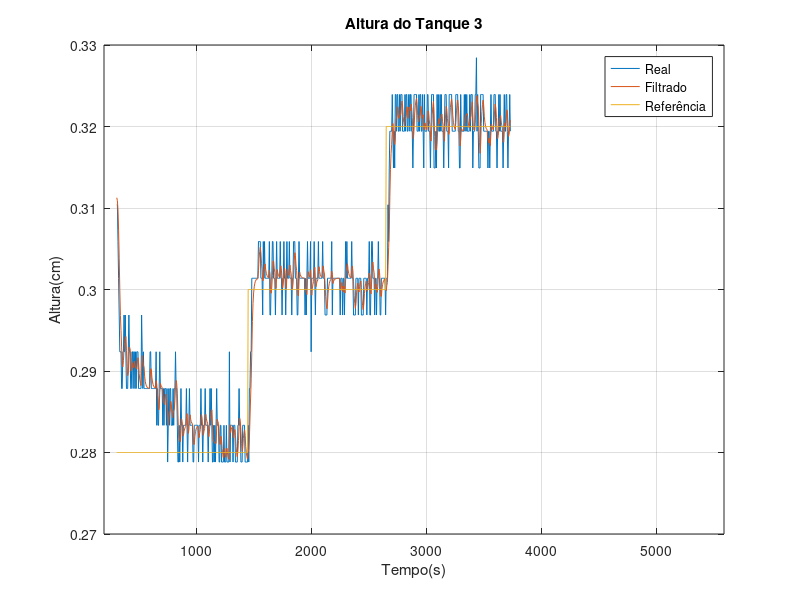
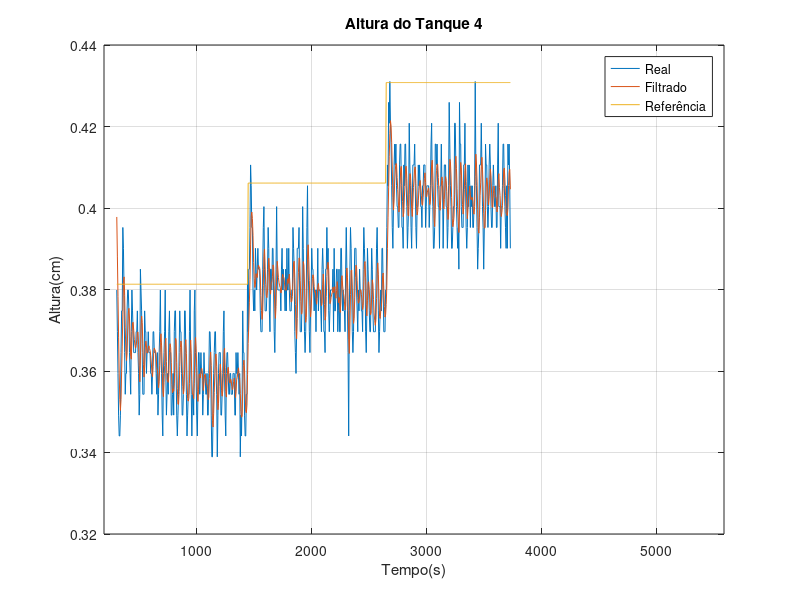
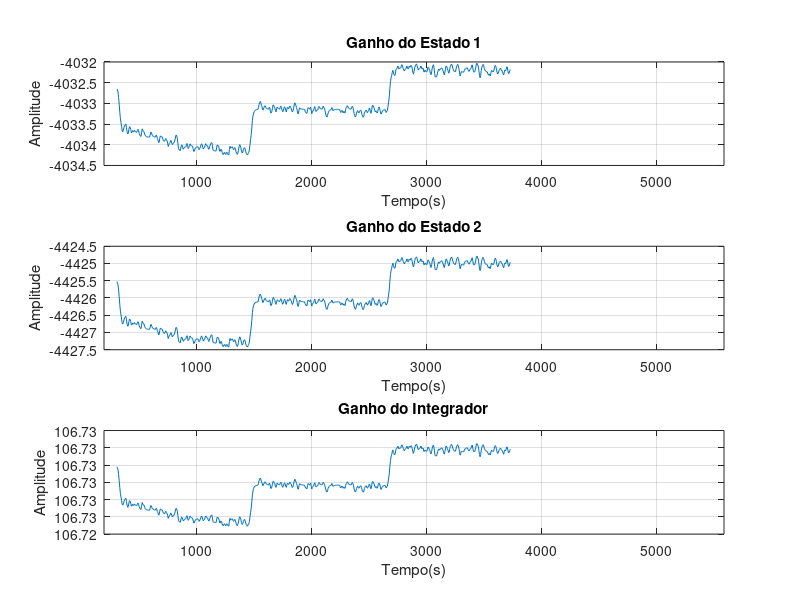
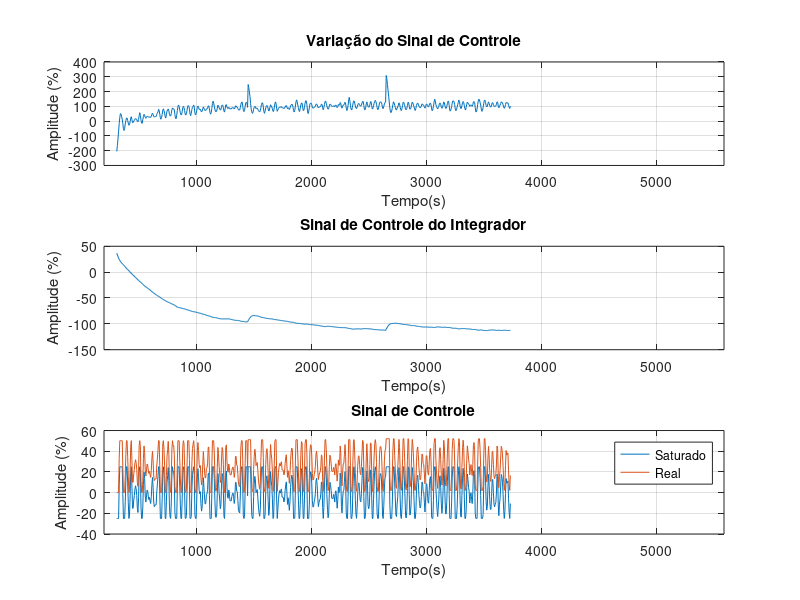

These figures' MATLAB source, in order: (Note: this script raises an error after producing the figures.)
clear
clc
%%
load('tarsis_seguimento_referencia_25_2.mat')
%%
% Conversão do Sinal de Controle de Operação em Referência
sp_q = uop*16.4 + 357.3;
sp_h3 = ((sp_q - 309.9)/87.07).^2;
sp_h4 = (sp_q - 431.2)/33.51 + sp_h3;
%%
figure
plot(t(60:710),h3(11:661)*1e-2);
hold on
plot(t(60:710),h3f(11:661));
plot(t(60:710),sp_h3(11:661)*1e-2);
xlabel('Tempo(s)')
ylabel('Altura(cm)')
xlim([195.7 5585])
grid on
title('Altura do Tanque 3')
legend('Real','Filtrado','Referência')
%%
figure
plot(t(60:710),h4(11:661)*1e-2);
hold on
plot(t(60:710),h4f(11:661));
plot(t(60:710),sp_h4(11:661)*1e-2);
xlabel('Tempo(s)')
ylabel('Altura(cm)')
xlim([195.7 5585])
grid on
title('Altura do Tanque 4')
legend('Real','Filtrado','Referência')
%%
figure
subplot(3,1,1)
plot(t(60:710),K1(11:661))
title('Ganho do Estado 1')
ylabel('Amplitude')
xlabel('Tempo(s)')
grid on
xlim([195.7 5585])
subplot(3,1,2)
plot(t(60:710),K2(11:661))
title('Ganho do Estado 2')
ylabel('Amplitude')
xlabel('Tempo(s)')
grid on
xlim([195.7 5585])
subplot(3,1,3)
plot(t(60:710),Ka(11:661))
title('Ganho do Integrador')
ylabel('Amplitude')
xlabel('Tempo(s)')
grid on
xlim([195.7 5585])
%%
figure
subplot(3,1,1)
plot(t(60:710),du(11:661))
title('Variação do Sinal de Controle')
ylabel('Amplitude (%)')
xlabel('Tempo(s)')
grid on
xlim([195.7 5585])
subplot(3,1,2)
plot(t(60:710),u_i(11:661))
title('Sinal de Controle do Integrador')
ylabel('Amplitude (%)')
xlabel('Tempo(s)')
grid on
xlim([195.7 5585])
subplot(3,1,3)
plot(t(60:710),u_s(11:661))
hold on
plot(t(60:710),u(11:661))
title('Sinal de Controle')
ylabel('Amplitude (%)')
xlabel('Tempo(s)')
legend('Saturado','Real')
grid on
xlim([195.7 5585])
%%
figure
plot(t(60:710),erro(11:661))
title('Erro')
ylabel('Amplitude (%)')
xlabel('Tempo(s)')
xlim([195.7 5585])
grid on
%%
figure
plot(t(60:710),x_i(11:661))
title('Estado do Integrador')
ylabel('Amplitude (%)')
xlabel('Tempo(s)')
xlim([195.7 5585])
grid on
%%
figure
T = 5.2632;
x = sdpvar(3,1);
A{1}=[-0.0111 0.0111; 0.0155 -0.0193]; % Matriz de Estados 1
A{2}=[-0.0111 0.0111; 0.0238 -0.0282]; % Matriz de Estados 2

B{1}=[1.0e-04 *0.5432; 0];
B{2}=B{1};

C=[0 1];
D=0;

% Discretização com ZOH
[Ad{1},Bd{1},Cd{1},Dd{1}]=c2dm(A{1},B{1},C,D,T,'zoh');
[Ad{2},Bd{2},Cd{2},Dd{2}]=c2dm(A{2},B{2},C,D,T,'zoh');
% Dimensão das matrizes
n=size(Ad{1},1);
m=size(Bd{1},2);
% Espaço de Estados Aumentados
Aa{1}=[Ad{1} zeros(n,m); -Cd{1}*Ad{1} 1];
Aa{2}=[Ad{2} zeros(n,m); -Cd{2}*Ad{2} 1];
Ba{1}=[Bd{1}; -Cd{1}*Bd{1}];
Ba{2}=[Bd{2}; -Cd{2}*Bd{2}];

N=size(Ad,2);
lambda = 0.95;
rho = 25;

[out]= mauriciosat1(Aa,Ba,1,1,1,1,1,lambda,rho);

q=coefs(out.P);
P1=inv(q{1});
P2=inv(q{2});
% Configurando o solver

% x_ = [(h4(1:621)*1e-2 - sp_h4(1:621)*1e-2);(h3(1:621)*1e-2 - sp_h3(1:621)*1e-2);x_i(1:621)];
% plot_dir3(x_(1,:)',x_(2,:)',x_(3,:)','r')
% hold on
x_ = [(h4f(11:661) - sp_h4(11:661)*1e-2);(h3f(11:661) - sp_h3(11:661)*1e-2);x_i(11:661)];
plot_dir3(x_(1,:)',x_(2,:)',x_(3,:)','g')
hold on
plot(x'*P1*x <= 1 & x'*P2*x <= 1)

title('Trajetória dos Estados, Saturação de 25%')
xlabel('h_{4}')
ylabel('h_{3}')
zlabel('x_{i}')